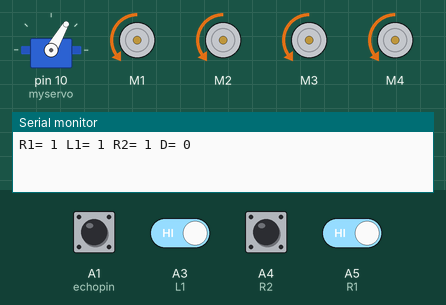
Simulated run of this sketch. Board: Arduino Uno, built with avr-gcc and run on an emulated ATmega328P. On the bench: servo, 4 × DC motor (green arrow = forward, orange = backward, longer = faster), the last lines printed to the serial monitor. Inputs (shaded band) come from the test bench; at power-on: A3 (L1), A4 (R2), A5 (R1) HIGH, A1 (echopin) LOW.

Above: at 3.3 s.
3.4 s: A3 (L1) driven LOW
At 4.8 s:
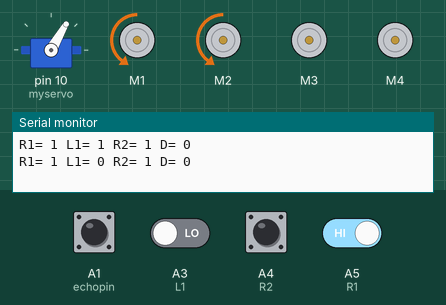
5.7 s: A3 (L1) driven HIGH
At 7.5 s:
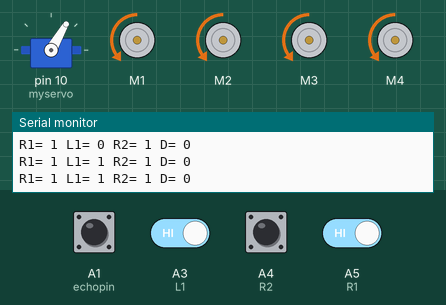
7.8 s: A5 (R1) driven LOW
At 9.3 s:
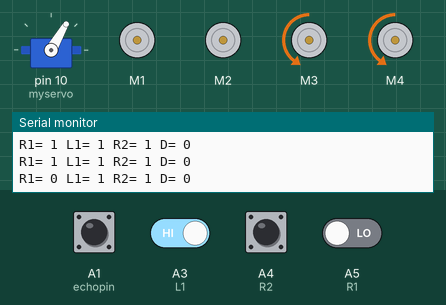
9.9 s: A5 (R1) driven HIGH
At 11.0 s:
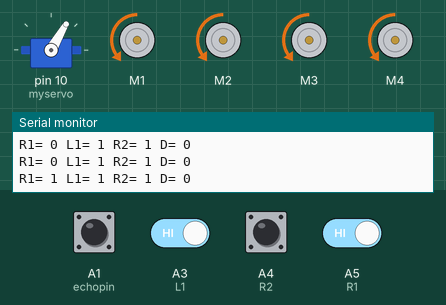
12.0 s: A1 (echopin) pulsed HIGH 2 times (0.12 s each, 0.3 s apart)
At 12.5 s:
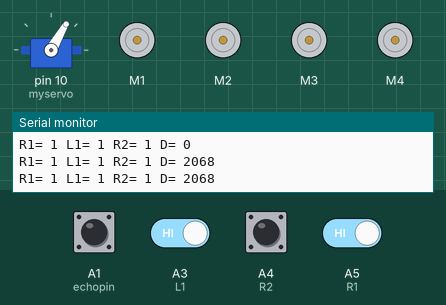
Timing chart, 0 to 15.0 s (numbered marks = the images above; inputs shaded):
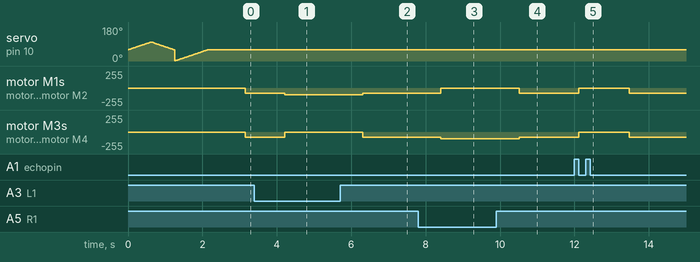

The sketch:

H_F_R_Complete_Code.ino
```cpp
#include<Servo.h>
#include<AFMotor.h>
#define echopin A1 // echo pin
#define trigpin A2 // Trigger pin
#define R2 A4
#define L1 A3
#define R1 A5

AF_DCMotor Motor1(1,MOTOR12_1KHZ);
AF_DCMotor Motor2(2,MOTOR12_1KHZ);
AF_DCMotor Motor3(3,MOTOR34_1KHZ);
AF_DCMotor Motor4(4,MOTOR34_1KHZ);

Servo myservo;

int pos =0;
long time;
void setup() {
Serial.begin(9600);
myservo.attach(10);

for(pos = 60; pos <= 100; pos += 1){
myservo.write(pos);
delay(15);
}

for(pos = 100; pos >= 60; pos-= 1) {
myservo.write(pos);
delay(15);
}

for(pos = 0; pos<=60; pos += 1) {
myservo.write(pos);
delay(15);
}
pinMode(R2, INPUT);
pinMode(L1, INPUT);
pinMode(R1, INPUT);
//pinMode(LEFT, INPUT);

pinMode(trigpin, OUTPUT);
pinMode(echopin, INPUT);

}
long read_cm(){
  digitalWrite(trigpin, LOW);
  delayMicroseconds(2);
  digitalWrite(trigpin, HIGH);
  delayMicroseconds(10);
  time = pulseIn (echopin, HIGH);
  return time / 29 / 2;
}


void loop(){
unsigned int distance = read_cm();

int R1_Value = digitalRead(R1);
int L1_Value = digitalRead(L1);
int R2_Value = digitalRead(R2);
//int Left_Value  = digitalRead(LEFT);

Serial.print("R1= ");
Serial.print(R1_Value);
Serial.print(" L1= ");
Serial.print(L1_Value);
Serial.print(" R2= ");
Serial.print(R2_Value);
Serial.print(" D= ");
Serial.println(distance);

if(distance<60 && (R2_Value == 0 || L1_Value == 0))
{
Motor1.setSpeed(100); //turn right
Motor1.run(BACKWARD);
Motor2.setSpeed(100);
Motor2.run(BACKWARD);
Motor3.setSpeed(0);
Motor3.run(RELEASE);
Motor4.setSpeed(0);
Motor4.run(RELEASE);
  }
else if(distance<60 && (R1_Value == 0 || L1_Value == 0))
{
Motor1.setSpeed(0); //turn left
Motor1.run(RELEASE);
Motor2.setSpeed(0);
Motor2.run(RELEASE);
Motor3.setSpeed(100);
Motor3.run(BACKWARD);
Motor4.setSpeed(100);
Motor4.run(BACKWARD);
  }
else if(distance<60)
{
Motor1.setSpeed(80); // forward
Motor1.run(BACKWARD);
Motor2.setSpeed(80);
Motor2.run(BACKWARD);
Motor3.setSpeed(80);
Motor3.run(BACKWARD);
Motor4.setSpeed(80);
Motor4.run(BACKWARD);
  }
else if(distance>60)
{
Motor1.setSpeed(0);  // stop
Motor1.run(RELEASE);
Motor2.setSpeed(0);
Motor2.run(RELEASE);
Motor3.setSpeed(0);
Motor3.run(RELEASE);
Motor4.setSpeed(0);
Motor4.run(RELEASE);
}
delay(50);
}
```

Measured:
- after the input at 3.4 s, motor M1, motor M2: backward 80/255 → backward 100/255 after 0.81 s; motor M3, motor M4: backward 80/255 → stopped after 0.81 s
- after the input at 5.7 s, motor M1, motor M2: backward 100/255 → backward 80/255 after 0.61 s; motor M3, motor M4: stopped → backward 80/255 after 0.61 s
- after the input at 7.8 s, motor M1, motor M2: backward 80/255 → stopped after 0.61 s; motor M3, motor M4: backward 80/255 → backward 100/255 after 0.61 s
- after the input at 9.9 s, motor M1, motor M2: stopped → backward 80/255 after 0.61 s; motor M3, motor M4: backward 100/255 → backward 80/255 after 0.61 s
- after the input at 12.0 s, motor M1–4: backward 80/255 → stopped after 0.12 s, → backward 80/255 1.4 s later
